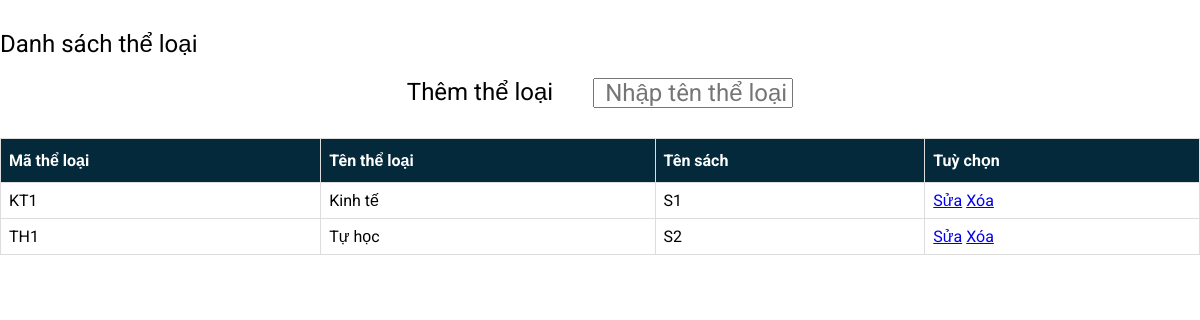
The app's page /html/crud_theloai/danhsachtheloai.php (signed in) with its own data.
### tables this page shows
CREATE TABLE `theloaisach` (
  `theloai_id` varchar(255) NOT NULL,
  `ten` varchar(255) NOT NULL,
  `sach_id` varchar(255) NOT NULL
);

### html/crud_theloai/danhsachtheloai.php (the view, shortened to what this page needs)
<?php
include '../connectDB.php';
include 'header.php';
?>
<!DOCTYPE html>
<html lang="en">
<head>
</head>
<body>
	<div class="content">
		<table class="table__styled">
			<tr class="row row1">
				<th class="col col__row1">Mã thể loại</th>
				<th class="col col__row1">Tên thể loại</th>
				<th class="col col__row1">Tên sách</th>
				<th class="col col__row1">Tuỳ chọn</th>
			</tr>
			<?php
				$searchSQL = "";
				if(empty($searchName)) {
					$searchSQL = "SELECT * FROM theloaisach";
				}
				else {
					$searchSQL = "SELECT * FROM theloaisach WHERE ten LIKE '%$searchName%'";
				}
				$stmt = $conn->prepare($searchSQL);
				$stmt->execute();
				$theloais= $stmt->fetchAll(PDO::FETCH_ASSOC);
				foreach ($theloais as $value) {
			?>
			<tr class="row">
				<td class="col"><?php echo $value['theloai_id']?></td>
				<td class="col"><?php echo $value['ten']?></td>
				<td class="col"><?php echo $value['sach_id']?></td>
				<td class="col">
					<span><a href="sua.php<?php echo '?id='.$value['theloai_id'];?>">Sửa</a></span>
					<span><a href="xoa.php<?php echo '?id='.$value['theloai_id'];?>">Xóa</a></span>
				</td>
			</tr>
		<?php }?>
		</table>
	</div>
</body>
</html>

### html/crud_theloai/style.css (style rules this page uses)
* { padding: 0; margin: 0; box-sizing: border-box; font-family: 'Roboto', sans-serif; }
.content { margin-top: 40px; }
.table__styled { border-collapse: collapse; width: 100%; }
.col { border: 1px solid #ddd; padding: 8px; }
.col__row1 { padding-top: 12px; padding-bottom: 12px; text-align: left; background-color: #04293A; color: white; }

### records on screen
theloaisach: theloai_id "KT1", ten "Kinh tế", sach "S1"
theloaisach: theloai_id "TH1", ten "Tự học", sach "S2"
